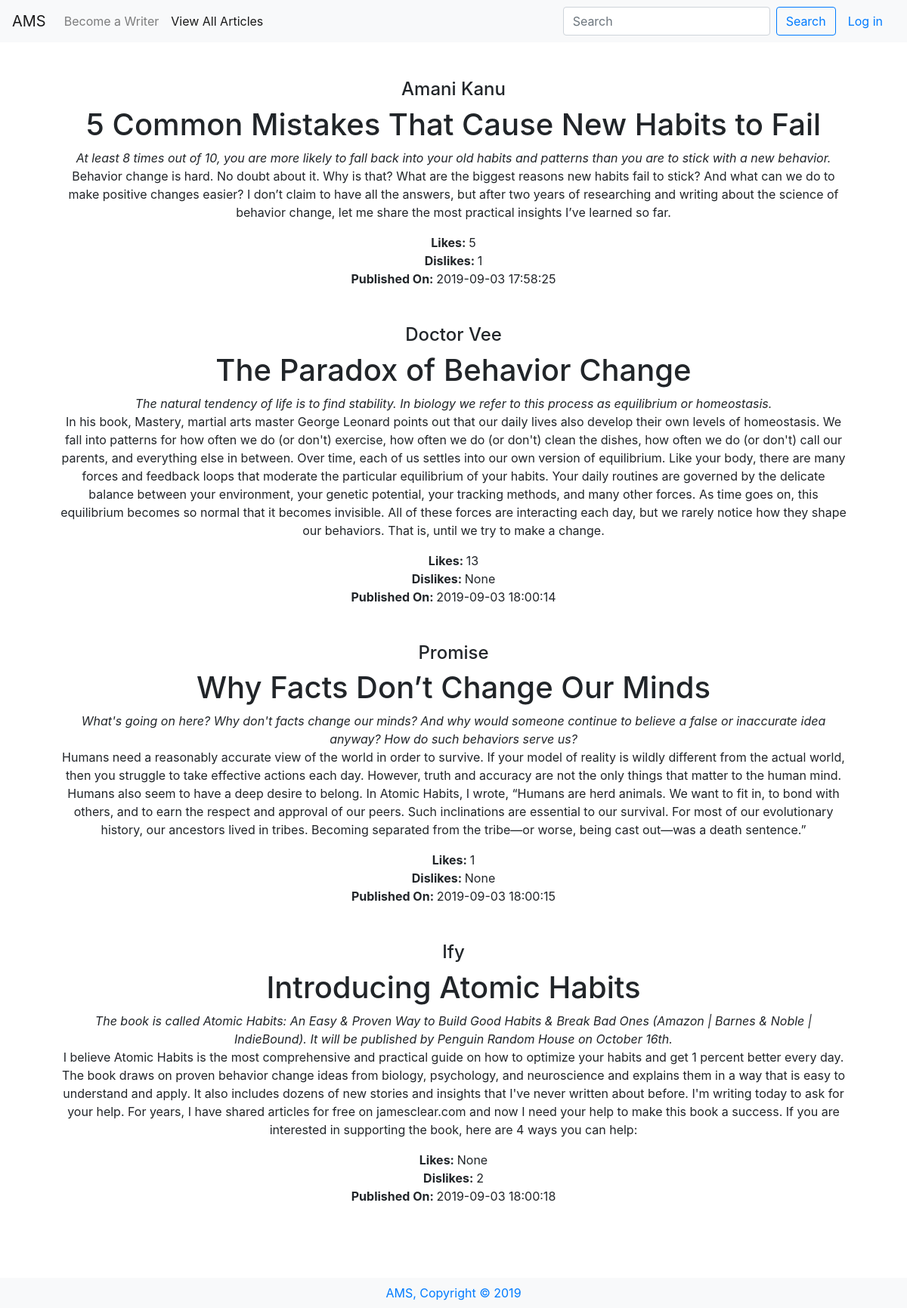
Screenshot of /viewall with the database file from the repository.
### tables this page shows
CREATE TABLE 'articles' ('id' integer PRIMARY KEY AUTOINCREMENT NOT NULL, 'userid' smallint NOT NULL, 'title' varchar(255) NOT NULL, 'description' varchar(300) NOT NULL, 'content' text NOT NULL, 'like' smallint, 'dislike' smallint, 'image' bytea, 'date' timestamp NOT NULL DEFAULT CURRENT_TIMESTAMP);

CREATE TABLE 'users' ('id' integer PRIMARY KEY AUTOINCREMENT NOT NULL, 'username' varchar(255) NOT NULL, 'email' varchar(255) NOT NULL, 'password' varchar(255) NOT NULL);

### application.py (the view)
@app.route("/viewall")
def viewall():
    rows = db.execute("""SELECT users.username, articles.title, articles.description,
    articles.content, articles.like, articles.dislike, articles.image, articles.date
    FROM users JOIN articles ON users.id = articles.userid""")
    return render_template("viewall.html", data=rows)

### application.py (called while the page is built)
@app.after_request
def after_request(response):
    response.headers["Cache-Control"] = "no-cache, no-store, must-revalidate"
    response.headers["Expires"] = 0
    response.headers["Pragma"] = "no-cache"
    return response

### templates/viewall.html (shortened to what this page needs)
{% extends "layout.html" %}
{% block main %}
<div id="articles">
{% for datum in data %}
<div class="mb-5 article">
<h4>{{ datum.username }}</h4>
<h1>{{ datum.title }}</h1>
<i>{{ datum.description }}</i>
<p>{{ datum.content }}</p>
<span><b>Likes: </b>{{ datum.like }}</span> <br>
<span><b>Dislikes: </b>{{ datum.dislike }}</span><br>
<span><b>Published On: </b>{{ datum.date }}</span>
</div>
{% endfor %}
</div>
{% endblock %}

### templates/layout.html (shortened to what this page needs)
<!DOCTYPE html>
<html lang="en">
  <head>
    <link
      rel="stylesheet"
      href="/static/bootstrap.min.css"
    />
    <link rel="stylesheet" href="/static/styles.css" />
  </head>
  <body>
    <nav class="navbar navbar-expand-lg navbar-light bg-light">
      <a class="navbar-brand" href="/">AMS</a>
      <div class="collapse navbar-collapse" id="navbarSupportedContent">
        <ul class="navbar-nav mr-auto">
          {% if session.user_id %}
          <li class="nav-item">
            <a class="nav-link" href="#">Write an Article</a>
          </li>
          <li class="nav-item dropdown">
            <a
              class="nav-link dropdown-toggle"
              href="#"
              id="navbarDropdown"
              role="button"
              data-toggle="dropdown"
            >
              My Articles
            </a>
            <div class="dropdown-menu" aria-labelledby="navbarDropdown">
              <a class="dropdown-item" href="/view">View All</a>
              <a class="dropdown-item" href="/edit">Edit an Article</a>
              <div class="dropdown-divider"></div>
              <a class="dropdown-item" href="#">Something else here</a>
            </div>
          </li>
          {% else %}
          <li class="nav-item">
            <a class="nav-link" href="/register">Become a Writer</a>
          </li>
          {% endif %}
          <li class="nav-item active">
            <a class="nav-link" href="viewall">View All Articles</a>
          </li>
        </ul>
        <form class="form-inline my-2 my-lg-0" action="/search" method="GET">
          <input
            class="form-control mr-sm-2"
            type="search"
            name="search"
            placeholder="Search"
          />
          <button class="btn btn-outline-primary my-2 my-sm-0" type="submit">
            Search
          </button>
          {% if session.user_id %}
          <a class="nav-link" href="/logout">Log out</a>
          {% else %}
          <a class="nav-link" href="/login">Log in</a>
          {% endif %}
        </form>
      </div>
    </nav>
    <main class="container p-5">
      {% block main %}{% endblock %}
    </main>
    <footer class="text-center bg-light p-2">
      <a href="/">AMS, Copyright &copy; 2019</a>
    </footer>
  </body>
</html>

### static/styles.css (style rules this page uses)
h1 { text-align: center; }
main { overflow-x: auto; text-align: center; }

### rows the page displays
articles: username "Amani Kanu", title "5 Common Mistakes That Cause New Habits to Fail", description "At least 8 times out of 10, you are more likely to fall back into your old habits and patterns than you are to stick with a new behavior.", content "Behavior change is hard. No doubt about it. Why is that? What are the biggest reasons new habits fail to stick? And what can we do to make positive changes easier? I don’t claim to have all the answers, but after two years of researching and writing about the science of behavior change, let me share the most practical insights I’ve learned so far.", like "5", dislike "1", date "2019-09-03 17:58:25"
articles: username "Doctor Vee", title "The Paradox of Behavior Change", description "The natural tendency of life is to find stability. In biology we refer to this process as equilibrium or homeostasis.", content "In his book, Mastery, martial arts master George Leonard points out that our daily lives also develop their own levels of homeostasis. We fall into patterns for how often we do (or don't) exercise, how often we do (or don't) clean the dishes, how often we do (or don't) call our parents, and everything else in between. Over time, each of us settles into our own version of equilibrium. Like your body, there are many forces and feedback loops that moderate the particular equilibrium of your habits. Your daily routines are governed by the delicate balance between your environment, your genetic potential, your tracking methods, and many other forces. As time goes on, this equilibrium becomes so…", like "13", dislike "None", date "2019-09-03 18:00:14"
articles: username "Promise", title "Why Facts Don’t Change Our Minds", description "What's going on here? Why don't facts change our minds? And why would someone continue to believe a false or inaccurate idea anyway? How do such behaviors serve us?", content "Humans need a reasonably accurate view of the world in order to survive. If your model of reality is wildly different from the actual world, then you struggle to take effective actions each day. However, truth and accuracy are not the only things that matter to the human mind. Humans also seem to have a deep desire to belong. In Atomic Habits, I wrote, “Humans are herd animals. We want to fit in, to bond with others, and to earn the respect and approval of our peers. Such inclinations are essential to our survival. For most of our evolutionary history, our ancestors lived in tribes. Becoming separated from the tribe—or worse, being cast out—was a death sentence.”", like "1", dislike "None", date "2019-09-03 18:00:15"
articles: username "Ify", title "Introducing Atomic Habits", description "The book is called Atomic Habits: An Easy & Proven Way to Build Good Habits & Break Bad Ones (Amazon | Barnes & Noble | IndieBound). It will be published by Penguin Random House on October 16th.", content "I believe Atomic Habits is the most comprehensive and practical guide on how to optimize your habits and get 1 percent better every day. The book draws on proven behavior change ideas from biology, psychology, and neuroscience and explains them in a way that is easy to understand and apply. It also includes dozens of new stories and insights that I've never written about before. I'm writing today to ask for your help. For years, I have shared articles for free on jamesclear.com and now I need your help to make this book a success. If you are interested in supporting the book, here are 4 ways you can help:", like "None", dislike "2", date "2019-09-03 18:00:18"
